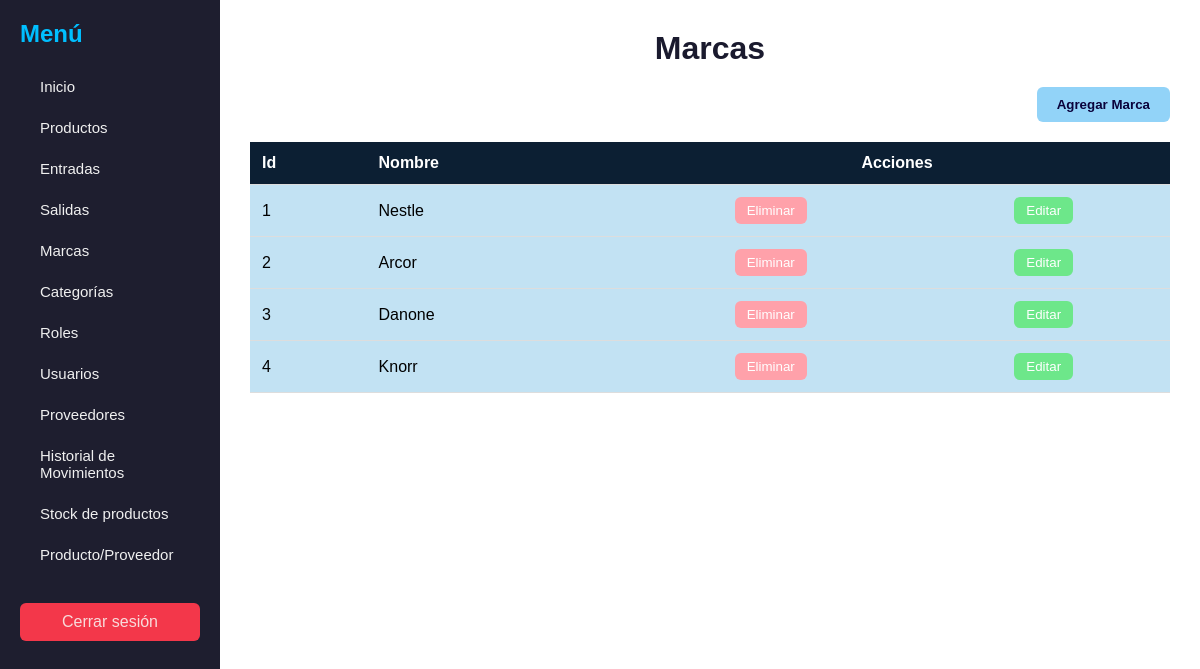
/Vistas/crudMarca.php, run on the app's committed database.
### tables this page shows
CREATE TABLE IF NOT EXISTS `marca` (
  `id_marca` int NOT NULL AUTO_INCREMENT,
  `nombre` varchar(50) NOT NULL,
  PRIMARY KEY (`id_marca`)
);

### Clases/Marca.php (called while the page is built, shortened)
<?php
class Marca{
    public static function obtenerMarca($bd){
        $sql = "SELECT * FROM marca";
        $resultado = $bd->prepare($sql);
        $resultado->execute();
        return $resultado->fetchAll(PDO::FETCH_ASSOC);
    }
}
?>

### Vistas/crudMarca.php (the view, shortened to what this page needs)
<?php
include_once __DIR__.'/../DataBase.php';
include_once __DIR__.'/../Clases/Marca.php';
$marcas = Marca::obtenerMarca($bd);
?>
<!DOCTYPE html>
<html lang="en">
<head>
    <link rel="stylesheet" href="../CSS/marca.css">
</head>
<body>
    <div class="contenedor-general">
        <nav class="barra-lateral">
            <h2>Menú</h2>
            <ul>
                <li><a href="../Vistas/paginaInicio.php">Inicio</a></li>
                <li><a href="../Vistas/crudProducto.php">Productos</a></li>
                <li><a href="../Vistas/registroEntrada.php">Entradas</a></li>
                <li><a href="../Vistas/registroSalida.php">Salidas</a></li>
                <li><a href="../Vistas/crudMarca.php">Marcas</a></li>
                <li><a href="../Vistas/crudCategoria.php">Categorías</a></li>
                <li><a href="../Vistas/crudRol.php">Roles</a></li>
                <li><a href="../Vistas/crudUsuario.php">Usuarios</a></li>
                <li><a href="../Vistas/crudProveedor.php">Proveedores</a></li>
                <li><a href="../Vistas/historialMovimientos.php">Historial de Movimientos</a></li>
                <li><a href="../Vistas/registroStock.php">Stock de productos</a></li>
                <li><a href="../Vistas/producto_proveedor.php">Producto/Proveedor</a></li>
            </ul>
            <a href="../index.php" class="cerrar-btn">Cerrar sesión</a>
        </nav>
        <div class="contenido-principal">
            <h1>Marcas</h1>
            <div id="contenido">
                <div class="contenedor-acciones">
                    <div class="acciones">
                        <div class="accion-box">
                            <button type="button" class="crear" onclick="abrirVentanaCrear()">Agregar Marca</button>
                        </div>
                    </div>
                </div>
                <table>
                    <tr>
                        <th>Id</th>
                        <th>Nombre</th>
                        <th colspan="2">Acciones</th>
                    </tr>
                    <?php
                        if($marcas){
                            foreach($marcas as $marca){
                                echo '<form id="marca" action="crudMarca.php" method="post">
                                        <tr>
                                            <td>'.$marca["id_marca"].'</td>
                                            <td>'.$marca["nombre"].'</td>
                                            <td>
                                                <button name="eliminar" type="submit" value="'.$marca["id_marca"].'" class="eliminar">Eliminar</button>
                                            </td>
                                            <td>
                                                <button type="button"
                                                    data-id="'.$marca["id_marca"].'"
                                                    data-nombre="'.$marca["nombre"].'"
                                                    class="editar"
                                                    onclick="abrirVentana(this)">Editar
                                                </button>
                                            </td>
                                        </tr>
                                    </form>';
                            }
                        } else {
                            echo '<tr><td colspan="4"><p>No hay marcas registradas</p></td></tr>';
                        }
                    ?>
                </table>
            </div>
        </div>
    </div>
</body>
</html>

### CSS/marca.css (style rules this page uses)
body { font-family: "Montserrat", sans-serif; background: #f0f2f5; margin: 0; padding: 0; }
.contenedor-general { display: flex; min-height: 100vh; }
.barra-lateral { width: 220px; background-color: #1e1e2f; color: #e2edf8; padding: 20px; box-sizing: border-box; }
.barra-lateral h2 { margin-top: 0; margin-bottom: 20px; font-size: 24px; font-weight: 700; color: #00bfff; font-family: "Montserrat", sans-serif; }
.barra-lateral ul { list-style: none; padding: 0; margin-top: 15px; }
.barra-lateral ul li { margin-bottom: 0; }
.barra-lateral ul li a { font-family: Tahoma, Geneva, sans-serif; display: block; text-decoration: none; padding: 10px 20px; border-radius: 2px; margin-bottom: 4px; color: #f0f0f0; background-color: transparent; font-size: 15px; font-weight: 500; transition: background-color 0.2s, color 0.2s, transform 0.2s; }
.cerrar-btn { display: block; margin-top: 30px; padding: 10px; background-color: #f3374a; color: #f8dbdb; text-align: center; text-decoration: none; border-radius: 6px; }
.contenido-principal { flex: 1; padding: 30px; background-color: #fff; display: flex; flex-direction: column; box-sizing: border-box; }
.contenido-principal h1 { font-size: 32px; text-align: center; margin: 0 0 20px 0; color: #1a1a2e; font-weight: 700; font-family: "Montserrat", sans-serif; }
.contenedor-acciones { display: flex; justify-content: flex-end; margin-bottom: 20px; }
button.crear { padding: 10px 20px; background-color: #92d3f8; color: #0a023b; border: none; border-radius: 6px; font-family: "Montserrat", sans-serif; font-weight: 600; cursor: pointer; transition: background-color 0.2s; }
table { width: 100%; border-collapse: collapse; }
table th, table td { padding: 12px; border-bottom: 1px solid #ddd; text-align: left; font-family: "Montserrat", sans-serif; }
table th { background-color: #0c1f33; color: #fff; font-weight: 600; }
table th[colspan="2"] { text-align: center; }
table td:nth-child(n+3) { text-align: center; }
table tr { background-color: #c2e2f3; }
button.eliminar { padding: 6px 12px; background-color: #ffa1aa; color: #fff; border: none; border-radius: 6px; cursor: pointer; transition: background-color 0.2s; font-family: "Montserrat", sans-serif; font-weight: 500; }
button.editar { padding: 6px 12px; background-color: #6de78a; color: #fff; border: none; border-radius: 6px; cursor: pointer; transition: background-color 0.2s; font-family: "Montserrat", sans-serif; font-weight: 500; }

### data on the page
marca: id_marca "1", nombre "Nestle"
marca: id_marca "2", nombre "Arcor"
marca: id_marca "3", nombre "Danone"
marca: id_marca "4", nombre "Knorr"
